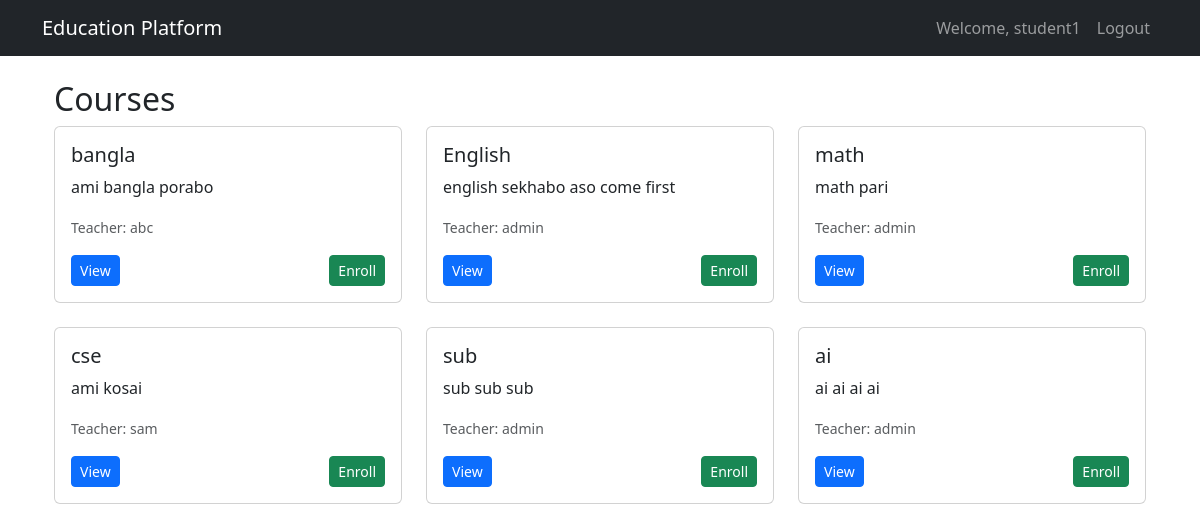
The app's page /courses/ (signed in) with its own data.
### restapi/models.py (models this page shows, shortened)
class User(AbstractUser):
    ROLE_CHOICES = (
        ('admin', 'Admin'),
        ('teacher', 'Teacher'),
        ('student', 'Student'),
    )
    role = models.CharField(max_length=20, choices=ROLE_CHOICES)
    email = models.EmailField(unique=True)
    USERNAME_FIELD = 'email'
    REQUIRED_FIELDS = ['username', 'role']
    def is_admin(self):
        return self.role == 'admin'
    def is_teacher(self):
        return self.role == 'teacher'
    def is_student(self):
        return self.role == 'student'

class Course(models.Model):
    title = models.CharField(max_length=200)
    description = models.TextField()
    teacher = models.ForeignKey(User, on_delete=models.CASCADE, related_name='courses_taught')
    created_at = models.DateTimeField(auto_now_add=True)
    updated_at = models.DateTimeField(auto_now=True)

### restapi/views.py (the view)
# urls.py: path('courses/', course_list_view, name='course_list'),
@login_required
def course_list_view(request):
    if request.user.is_admin():
        courses = Course.objects.all()
    elif request.user.is_teacher():
        courses = Course.objects.filter(teacher=request.user)
    else:
        courses = Course.objects.all()
    return render(request, 'course_list.html', {'courses': courses})

### templates/course_list.html (shortened to what this page needs)
{% extends 'base.html' %}
{% block content %}
<div class="container mt-4">
    <h2>Courses</h2>
    <div class="row">
        {% for course in courses %}
        <div class="col-md-4 mb-4">
            <div class="card">
                <div class="card-body">
                    <h5 class="card-title">{{ course.title }}</h5>
                    <p class="card-text">{{ course.description|truncatechars:100 }}</p>
                    <p class="card-text"><small class="text-muted">Teacher: {{ course.teacher.username }}</small></p>
                    <div class="d-flex justify-content-between">
                        <a href="#" class="btn btn-sm btn-primary">View</a>
                        {% if user.is_student %}
                        <form method="post" action="{% url 'enroll_in_course' course.id %}">
                            <button type="submit" class="btn btn-sm btn-success">Enroll</button>
                        </form>
                        {% endif %}
                    </div>
                </div>
            </div>
        </div>
        {% endfor %}
    </div>
</div>
{% endblock %}

### templates/base.html (shortened to what this page needs)
<!DOCTYPE html>
<html lang="en">
<head>
    <link href="https://cdn.jsdelivr.net/npm/bootstrap@5.3.0/dist/css/bootstrap.min.css" rel="stylesheet">
</head>
<body>
    <nav class="navbar navbar-expand-lg navbar-dark bg-dark">
        <div class="container">
            <a class="navbar-brand" href="{% url 'dashboard' %}">Education Platform</a>
            <div class="collapse navbar-collapse" id="navbarNav">
                <ul class="navbar-nav ms-auto">
                    {% if user.is_authenticated %}
                        <li class="nav-item">
                            <span class="nav-link">Welcome, {{ user.username }}</span>
                        </li>
                        <li class="nav-item">
                            <a class="nav-link" href="{% url 'logout' %}">Logout</a>
                        </li>
                    {% endif %}
                </ul>
            </div>
        </div>
    </nav>
    <div class="container">
        {% block content %}{% endblock %}
    </div>
</body>
</html>

### records on screen
User: username "student1"
Course: title "bangla", description "ami bangla porabo", teacher.username "abc"
Course: title "English", description "english sekhabo aso come first", teacher.username "admin"
Course: title "math", description "math pari", teacher.username "admin"
Course: title "cse", description "ami kosai", teacher.username "sam"
Course: title "sub", description "sub sub sub", teacher.username "admin"
Course: title "ai", description "ai ai ai ai", teacher.username "admin"
